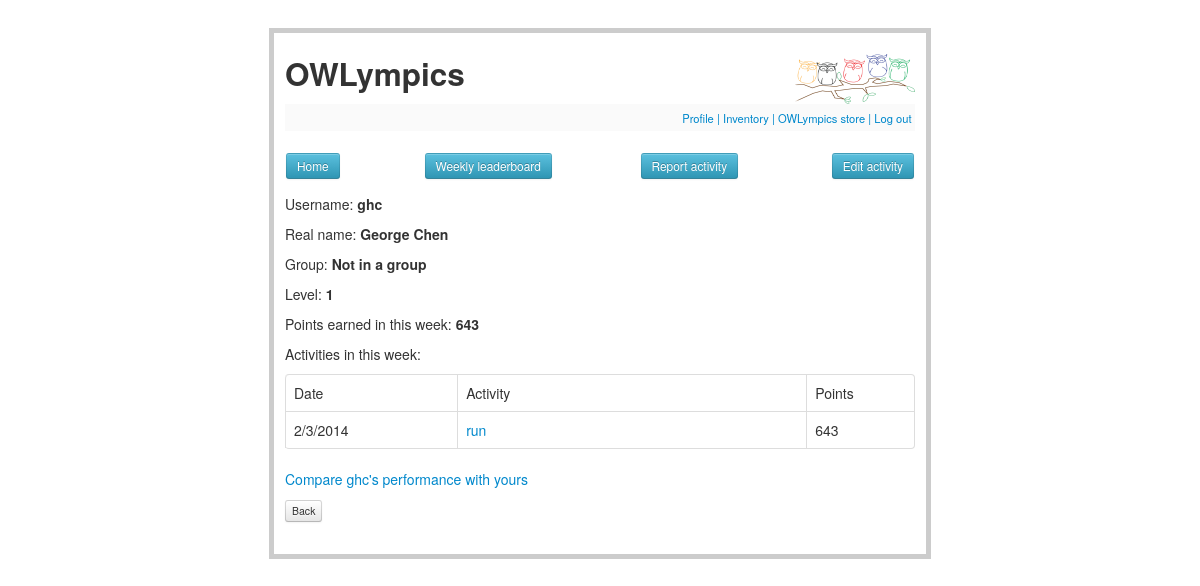
Page /view_username/ghc (signed in) on the committed database.
### tables this page shows
CREATE TABLE profiles (
  isready string,
  email string not null,
  username string not null,
  firstname string not null,
  lastname string not null,
  age string,
  sex string,
  department string not null,
  groupname string not null,
  userealname string null
);

CREATE TABLE points (
  username string not null,
  point integer,
  level integer,
  year integer,
  month integer,
  day integer
);

CREATE TABLE activities (
  id integer primary key autoincrement,
  username string not null,
  year integer,
  month integer,
  day integer,
  activity string not null,
  ppl integer,
  low integer,
  moderate integer,
  high integer,
  newpoints integer,
  isthisweek integer,
  note string not null,
  rate integer,
  happiness integer,
  activeness integer,
  hour integer,
  minute integer, 
  second integer
);

### owlympics.py (the view)
@app.route('/view_username/<string:username>', methods=['GET', 'POST'])
def view_username(username):
    if not session.get('logged_in'):
        return redirect(url_for('login'))
    db = get_db()
    cur = db.execute('select point, level from points where username = ?', [username])
    points = [dict(point=row[0], level=row[1]) for row in cur.fetchall()]
    if len(points) == 0:
        abort(401)
    point = points[0]
    cur = db.execute('select firstname, lastname from profiles where username = ?', [username])
    realnames = [dict(firstname=row[0], lastname=row[1]) for row in cur.fetchall()]
    realname = realnames[0]
    cur = db.execute('select groupname from profiles where username = ?', [username])
    groupnames = [row[0] for row in cur.fetchall()]
    groupname = groupnames[0]
    if groupname == 'Invalid_group':
        groupname = 'Not in a group'
    cur = db.execute('select * from activities where username = ? and isthisweek = 1 order by id desc', [username])
    myactivities = [dict(aid=row[0], year=row[2], month=row[3], day=row[4], activity=row[5], ppl=row[6],
                         low=row[7], moderate=row[8], high=row[9], newpoints=row[10], note=row[12]) for row in cur.fetchall()]
    return render_template('view_user.html', username = username, point = point, groupname = groupname, realname = realname,
                           myactivities = myactivities)

### owlympics.py (called while the page is built)
def get_db():
    top = _app_ctx_stack.top
    if not hasattr(top, 'sqlite_db'):
        top.sqlite_db = sqlite3.connect(app.config['DATABASE'])
    return top.sqlite_db

@app.teardown_appcontext
def close_db_connection(exception):
    top = _app_ctx_stack.top
    if hasattr(top, 'sqlite_db'):
        top.sqlite_db.close()

### templates/view_user.html (shortened to what this page needs)
{% extends "profile.html" %}
{% block profile %}
  {% if session.logged_in %}
    <form id="view_user" method=post>
      <dl>
        <dt>Username: <strong>{{username}}</strong>
        <dt>Real name: <strong>{{realname.firstname}}&nbsp;{{realname.lastname}}</strong>
        <dt>Group: <strong>{{groupname}}</strong>
        <dt>Level: <strong>{{point.level}}</strong>
        <dt>Points earned in this week: <strong>{{point.point}}</strong>
        <dt>Activities in this week:
        {% if myactivities %}
        <table align="center" class="table table-bordered">
        <tr>
                <td align="center" style="width:90px;">Date</td>
                <td align="center" style="width:200px;">Activity</td>
                <td align="center" style="width:50px;">Points</td>
        </tr>
        {% endif %}
        {% for myactivity in myactivities %}
        <tr>
                <td align="center">{{myactivity.month}}/{{myactivity.day}}/{{myactivity.year}}</td>
                <td align="center"><a href="/view_activity/{{myactivity.aid}}">{{myactivity.activity}}</a></td>
                <td align="center">{{myactivity.newpoints}}</td>
        </tr>
        {% endfor %}
        </table>
        <a href="/view_chart/{{username}}">Compare {{username}}'s performance with yours</a>
        <input type=button class="btn btn-mini" value=Back onClick="history.go(-1);return true;">
      </dl>
    </form>
  {% endif %}
{% endblock %}

### static/style.css (style rules this page uses)
a, h1, h2 { color: #377BA8; }

### rows in the picture
profiles: firstname "George", lastname "Chen"
points: level "1", point "643"
activities: month "2", day "3", year "2014", activity "run", newpoints "643"

### other values in the picture
{{ username }} "ghc"
{{ groupname }} "Not in a group"
